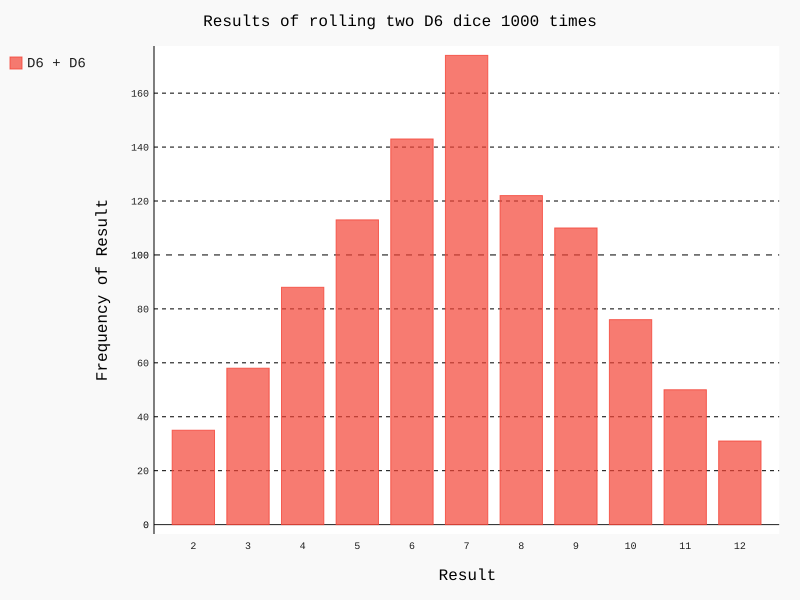

Source code (Python):
import pygal 

from die import Die

#create a D6
die_1 = Die()
die_2 = Die()

#Make some rolls, and store results in a list
results = []
for roll_num in range(1000):
    result = die_1.roll() + die_2.roll()
    results.append(result)

#Analyze the results
frequencies = []
max_result = die_1.num_sides + die_2.num_sides
for value in range(2, max_result+1):
    frequency = results.count(value)
    frequencies.append(frequency)

#visualize the results
hist = pygal.Bar()

hist.title = "Results of rolling two D6 dice 1000 times"
hist.x_labels = ['2', '3', '4', '5', '6', '7', '8', '9', '10', '11', '12']
hist.x_title = "Result"
hist.y_title = "Frequency of Result"

hist.add('D6 + D6', frequencies)
hist.render_to_file('die_visual.svg')
